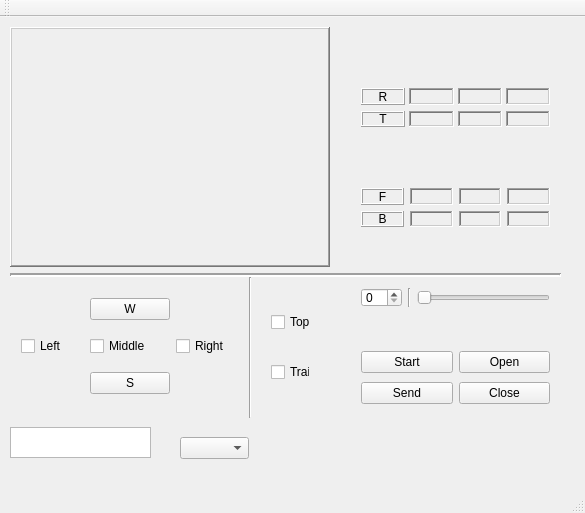
<?xml version="1.0" encoding="UTF-8"?>
<ui version="4.0">
 <class>MainWindow</class>
 <widget class="QMainWindow" name="MainWindow">
  <property name="geometry">
   <rect>
    <x>0</x>
    <y>0</y>
    <width>585</width>
    <height>513</height>
   </rect>
  </property>
  <property name="windowTitle">
   <string>TreeBot</string>
  </property>
  <widget class="QWidget" name="centralWidget">
   <widget class="QTextEdit" name="textEdit">
    <property name="geometry">
     <rect>
      <x>10</x>
      <y>410</y>
      <width>141</width>
      <height>31</height>
     </rect>
    </property>
   </widget>
   <widget class="QComboBox" name="comboBox">
    <property name="geometry">
     <rect>
      <x>180</x>
      <y>420</y>
      <width>69</width>
      <height>22</height>
     </rect>
    </property>
   </widget>
   <widget class="QWidget" name="horizontalLayoutWidget_2">
    <property name="geometry">
     <rect>
      <x>350</x>
      <y>260</y>
      <width>211</width>
      <height>41</height>
     </rect>
    </property>
    <layout class="QHBoxLayout" name="horizontalLayoutVelocity">
     <item>
      <widget class="QSpinBox" name="spinBoxVelocity"/>
     </item>
     <item>
      <widget class="Line" name="line_4">
       <property name="orientation">
        <enum>Qt::Vertical</enum>
       </property>
      </widget>
     </item>
     <item>
      <widget class="SliderVelocity" name="horizontalSliderVelocity">
       <property name="orientation">
        <enum>Qt::Horizontal</enum>
       </property>
      </widget>
     </item>
    </layout>
   </widget>
   <widget class="QWidget" name="gridLayoutWidget_5">
    <property name="geometry">
     <rect>
      <x>350</x>
      <y>320</y>
      <width>211</width>
      <height>83</height>
     </rect>
    </property>
    <layout class="QGridLayout" name="gridLayout_5">
     <item row="1" column="1">
      <widget class="QPushButton" name="pushButtonOpenPort">
       <property name="styleSheet">
        <string notr="true">border-color: rgb(85, 170, 255);</string>
       </property>
       <property name="text">
        <string>Open</string>
       </property>
      </widget>
     </item>
     <item row="1" column="0">
      <widget class="QPushButton" name="pushButtonStart">
       <property name="text">
        <string>Start</string>
       </property>
      </widget>
     </item>
     <item row="2" column="1">
      <widget class="QPushButton" name="pushButtonClosePort">
       <property name="text">
        <string>Close</string>
       </property>
      </widget>
     </item>
     <item row="2" column="0">
      <widget class="QPushButton" name="pushButtonSend">
       <property name="text">
        <string>Send</string>
       </property>
      </widget>
     </item>
    </layout>
   </widget>
   <widget class="QWidget" name="verticalLayoutWidget">
    <property name="geometry">
     <rect>
      <x>350</x>
      <y>60</y>
      <width>211</width>
      <height>61</height>
     </rect>
    </property>
    <layout class="QVBoxLayout" name="verticalLayout">
     <item>
      <layout class="QGridLayout" name="gridLayout">
       <property name="horizontalSpacing">
        <number>4</number>
       </property>
       <item row="2" column="2">
        <widget class="QLabel" name="labelR2FromCV">
         <property name="frameShape">
          <enum>QFrame::WinPanel</enum>
         </property>
         <property name="frameShadow">
          <enum>QFrame::Sunken</enum>
         </property>
         <property name="text">
          <string/>
         </property>
         <property name="alignment">
          <set>Qt::AlignCenter</set>
         </property>
        </widget>
       </item>
       <item row="3" column="3">
        <widget class="QLabel" name="labelT3FromCV">
         <property name="frameShape">
          <enum>QFrame::WinPanel</enum>
         </property>
         <property name="frameShadow">
          <enum>QFrame::Sunken</enum>
         </property>
         <property name="text">
          <string/>
         </property>
         <property name="alignment">
          <set>Qt::AlignCenter</set>
         </property>
        </widget>
       </item>
       <item row="3" column="2">
        <widget class="QLabel" name="labelT2FromCV">
         <property name="frameShape">
          <enum>QFrame::WinPanel</enum>
         </property>
         <property name="frameShadow">
          <enum>QFrame::Sunken</enum>
         </property>
         <property name="text">
          <string/>
         </property>
         <property name="alignment">
          <set>Qt::AlignCenter</set>
         </property>
        </widget>
       </item>
       <item row="2" column="1">
        <widget class="QLabel" name="labelR1FromCV">
         <property name="frameShape">
          <enum>QFrame::WinPanel</enum>
         </property>
         <property name="frameShadow">
          <enum>QFrame::Sunken</enum>
         </property>
         <property name="text">
          <string/>
         </property>
         <property name="alignment">
          <set>Qt::AlignCenter</set>
         </property>
        </widget>
       </item>
       <item row="2" column="0">
        <widget class="QLabel" name="label">
         <property name="frameShape">
          <enum>QFrame::Box</enum>
         </property>
         <property name="frameShadow">
          <enum>QFrame::Raised</enum>
         </property>
         <property name="text">
          <string>R</string>
         </property>
         <property name="alignment">
          <set>Qt::AlignCenter</set>
         </property>
        </widget>
       </item>
       <item row="2" column="3">
        <widget class="QLabel" name="labelR3FromCV">
         <property name="frameShape">
          <enum>QFrame::WinPanel</enum>
         </property>
         <property name="frameShadow">
          <enum>QFrame::Sunken</enum>
         </property>
         <property name="text">
          <string/>
         </property>
         <property name="alignment">
          <set>Qt::AlignCenter</set>
         </property>
        </widget>
       </item>
       <item row="3" column="1">
        <widget class="QLabel" name="labelT1FromCV">
         <property name="frameShape">
          <enum>QFrame::WinPanel</enum>
         </property>
         <property name="frameShadow">
          <enum>QFrame::Sunken</enum>
         </property>
         <property name="text">
          <string/>
         </property>
         <property name="alignment">
          <set>Qt::AlignCenter</set>
         </property>
        </widget>
       </item>
       <item row="3" column="0">
        <widget class="QLabel" name="label_3">
         <property name="frameShape">
          <enum>QFrame::Box</enum>
         </property>
         <property name="frameShadow">
          <enum>QFrame::Raised</enum>
         </property>
         <property name="text">
          <string>T</string>
         </property>
         <property name="alignment">
          <set>Qt::AlignCenter</set>
         </property>
        </widget>
       </item>
      </layout>
     </item>
    </layout>
   </widget>
   <widget class="QWidget" name="gridLayoutWidget_6">
    <property name="geometry">
     <rect>
      <x>350</x>
      <y>160</y>
      <width>211</width>
      <height>61</height>
     </rect>
    </property>
    <layout class="QGridLayout" name="gridLayout_6">
     <item row="2" column="3">
      <widget class="QLabel" name="labelR3FromSP">
       <property name="frameShape">
        <enum>QFrame::WinPanel</enum>
       </property>
       <property name="frameShadow">
        <enum>QFrame::Sunken</enum>
       </property>
       <property name="text">
        <string/>
       </property>
       <property name="alignment">
        <set>Qt::AlignCenter</set>
       </property>
      </widget>
     </item>
     <item row="2" column="1">
      <widget class="QLabel" name="labelR1FromSP">
       <property name="frameShape">
        <enum>QFrame::WinPanel</enum>
       </property>
       <property name="frameShadow">
        <enum>QFrame::Sunken</enum>
       </property>
       <property name="text">
        <string/>
       </property>
       <property name="alignment">
        <set>Qt::AlignCenter</set>
       </property>
      </widget>
     </item>
     <item row="2" column="2">
      <widget class="QLabel" name="labelR2FromSP">
       <property name="frameShape">
        <enum>QFrame::WinPanel</enum>
       </property>
       <property name="frameShadow">
        <enum>QFrame::Sunken</enum>
       </property>
       <property name="text">
        <string/>
       </property>
       <property name="alignment">
        <set>Qt::AlignCenter</set>
       </property>
      </widget>
     </item>
     <item row="2" column="0">
      <widget class="QLabel" name="label_4">
       <property name="frameShape">
        <enum>QFrame::Box</enum>
       </property>
       <property name="frameShadow">
        <enum>QFrame::Raised</enum>
       </property>
       <property name="text">
        <string>F</string>
       </property>
       <property name="alignment">
        <set>Qt::AlignCenter</set>
       </property>
      </widget>
     </item>
     <item row="3" column="2">
      <widget class="QLabel" name="labelT2FromSP">
       <property name="frameShape">
        <enum>QFrame::WinPanel</enum>
       </property>
       <property name="frameShadow">
        <enum>QFrame::Sunken</enum>
       </property>
       <property name="text">
        <string/>
       </property>
       <property name="alignment">
        <set>Qt::AlignCenter</set>
       </property>
      </widget>
     </item>
     <item row="3" column="1">
      <widget class="QLabel" name="labelT1FromSP">
       <property name="frameShape">
        <enum>QFrame::WinPanel</enum>
       </property>
       <property name="frameShadow">
        <enum>QFrame::Sunken</enum>
       </property>
       <property name="text">
        <string/>
       </property>
       <property name="alignment">
        <set>Qt::AlignCenter</set>
       </property>
      </widget>
     </item>
     <item row="3" column="3">
      <widget class="QLabel" name="labelT3FromSP">
       <property name="frameShape">
        <enum>QFrame::WinPanel</enum>
       </property>
       <property name="frameShadow">
        <enum>QFrame::Sunken</enum>
       </property>
       <property name="text">
        <string/>
       </property>
       <property name="alignment">
        <set>Qt::AlignCenter</set>
       </property>
      </widget>
     </item>
     <item row="3" column="0">
      <widget class="QLabel" name="label_2">
       <property name="frameShape">
        <enum>QFrame::Box</enum>
       </property>
       <property name="frameShadow">
        <enum>QFrame::Raised</enum>
       </property>
       <property name="text">
        <string>B</string>
       </property>
       <property name="alignment">
        <set>Qt::AlignCenter</set>
       </property>
      </widget>
     </item>
    </layout>
   </widget>
   <widget class="QWidget" name="gridLayoutWidget_2">
    <property name="geometry">
     <rect>
      <x>10</x>
      <y>260</y>
      <width>239</width>
      <height>141</height>
     </rect>
    </property>
    <layout class="QGridLayout" name="gridLayout_2">
     <item row="3" column="1">
      <widget class="QPushButton" name="pushButtonKey_S">
       <property name="text">
        <string>S</string>
       </property>
      </widget>
     </item>
     <item row="2" column="1">
      <widget class="QCheckBox" name="checkBoxKey_2">
       <property name="text">
        <string>Middle</string>
       </property>
      </widget>
     </item>
     <item row="0" column="1">
      <widget class="QPushButton" name="pushButtonKey_W">
       <property name="text">
        <string>W</string>
       </property>
      </widget>
     </item>
     <item row="2" column="0">
      <widget class="QCheckBox" name="checkBoxKey_1">
       <property name="text">
        <string>Left</string>
       </property>
      </widget>
     </item>
     <item row="2" column="2">
      <widget class="QCheckBox" name="checkBoxKey_3">
       <property name="text">
        <string>Right</string>
       </property>
      </widget>
     </item>
    </layout>
   </widget>
   <widget class="QWidget" name="verticalLayoutWidget_2">
    <property name="geometry">
     <rect>
      <x>260</x>
      <y>260</y>
      <width>61</width>
      <height>141</height>
     </rect>
    </property>
    <layout class="QVBoxLayout" name="verticalLayout_2">
     <item>
      <widget class="QCheckBox" name="checkBoxKey_4">
       <property name="text">
        <string>Top</string>
       </property>
      </widget>
     </item>
     <item>
      <widget class="QCheckBox" name="checkBoxKey_5">
       <property name="text">
        <string>Trail</string>
       </property>
      </widget>
     </item>
    </layout>
   </widget>
   <widget class="QLabel" name="labelImage">
    <property name="geometry">
     <rect>
      <x>10</x>
      <y>10</y>
      <width>320</width>
      <height>240</height>
     </rect>
    </property>
    <property name="styleSheet">
     <string notr="true">border-color: rgb(85, 0, 255);</string>
    </property>
    <property name="frameShape">
     <enum>QFrame::WinPanel</enum>
    </property>
    <property name="frameShadow">
     <enum>QFrame::Raised</enum>
    </property>
    <property name="lineWidth">
     <number>1</number>
    </property>
    <property name="text">
     <string/>
    </property>
   </widget>
   <widget class="Line" name="line">
    <property name="geometry">
     <rect>
      <x>590</x>
      <y>130</y>
      <width>231</width>
      <height>16</height>
     </rect>
    </property>
    <property name="orientation">
     <enum>Qt::Horizontal</enum>
    </property>
   </widget>
   <widget class="Line" name="line_2">
    <property name="geometry">
     <rect>
      <x>590</x>
      <y>140</y>
      <width>3</width>
      <height>61</height>
     </rect>
    </property>
    <property name="orientation">
     <enum>Qt::Vertical</enum>
    </property>
   </widget>
   <widget class="Line" name="line_3">
    <property name="geometry">
     <rect>
      <x>240</x>
      <y>260</y>
      <width>20</width>
      <height>141</height>
     </rect>
    </property>
    <property name="orientation">
     <enum>Qt::Vertical</enum>
    </property>
   </widget>
   <widget class="Line" name="line_5">
    <property name="windowModality">
     <enum>Qt::NonModal</enum>
    </property>
    <property name="geometry">
     <rect>
      <x>10</x>
      <y>250</y>
      <width>551</width>
      <height>16</height>
     </rect>
    </property>
    <property name="frameShadow">
     <enum>QFrame::Sunken</enum>
    </property>
    <property name="lineWidth">
     <number>2</number>
    </property>
    <property name="midLineWidth">
     <number>0</number>
    </property>
    <property name="orientation">
     <enum>Qt::Horizontal</enum>
    </property>
   </widget>
   <zorder>textEdit</zorder>
   <zorder>comboBox</zorder>
   <zorder>horizontalLayoutWidget_2</zorder>
   <zorder>gridLayoutWidget_5</zorder>
   <zorder>verticalLayoutWidget</zorder>
   <zorder>gridLayoutWidget_6</zorder>
   <zorder>horizontalSliderVelocity</zorder>
   <zorder>gridLayoutWidget_2</zorder>
   <zorder>verticalLayoutWidget_2</zorder>
   <zorder>labelImage</zorder>
   <zorder>line</zorder>
   <zorder>line_2</zorder>
   <zorder>label</zorder>
   <zorder>line_3</zorder>
   <zorder>line_5</zorder>
  </widget>
  <widget class="QMenuBar" name="menuBar">
   <property name="geometry">
    <rect>
     <x>0</x>
     <y>0</y>
     <width>585</width>
     <height>21</height>
    </rect>
   </property>
  </widget>
  <widget class="QToolBar" name="mainToolBar">
   <attribute name="toolBarArea">
    <enum>TopToolBarArea</enum>
   </attribute>
   <attribute name="toolBarBreak">
    <bool>false</bool>
   </attribute>
  </widget>
  <widget class="QStatusBar" name="statusBar"/>
 </widget>
 <layoutdefault spacing="6" margin="11"/>
 <customwidgets>
  <customwidget>
   <class>SliderVelocity</class>
   <extends>QSlider</extends>
   <header>slidervelocity.h</header>
  </customwidget>
 </customwidgets>
 <resources/>
 <connections/>
</ui>
